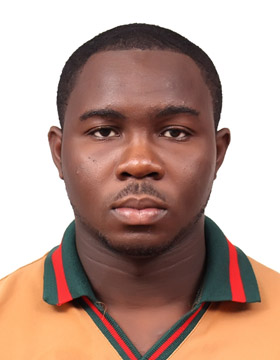
#> input picture Detection de face/Sidney.JPG, 280 x 360 px
$ python face_detect.py Sidney.JPG
#> lines starting #> are read from the running program, lines starting #| are printed output that depends on the picture; after the words box and inside, x2 and y2 are one past the last pixel; in counts of white or black regions, pixels touching at a corner belong together
import cv2
import sys
cv2.destroyAllWindows()
# Obtenir les valeurs fournies par l'utilisateur(nom de l'image et la cascade)
imagePath = sys.argv[1]
cascPath = "haarcascade_frontalface_default.xml"

# Création de la cascade et initialisation a la casade de face
faceCascade = cv2.CascadeClassifier(cascPath)

# lecture de l'image et convertion en niveau de gris
image = cv2.imread(imagePath)
#> image is the input picture: shape (360, 280, 3); mean B, G, R 145, 155.9, 184.9
#gray = cv2.imread(image)
gray = cv2.cvtColor(image, cv2.COLOR_BGR2GRAY)
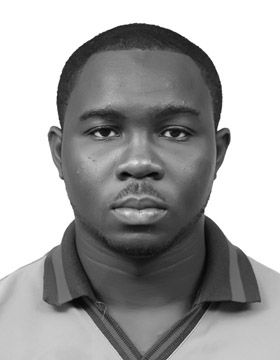
#> gray: shape (360, 280); min 2, max 255, mean 163.3

# Detection d'image dans le visage
#La detectMultiScalefonction est une fonction qui detecte les objects nous l'appelons sur cascade facial
faces = faceCascade.detectMultiScale(
    gray,
    scaleFactor=1.2, #Facteur d'echelle
    minNeighbors=5, #fenetre mobile
    minSize=(30, 30),
    flags = cv2.CASCADE_SCALE_IMAGE
)
#> faces = [[51, 60, 174, 174]]

print("Found {0} faces!".format(len(faces)))
#| Found 1 faces!

# Draw a rectangle around the faces
for (x, y, w, h) in faces:
    cv2.rectangle(image, (x, y), (x+w, y+h), (0, 255, 0), 2)
#> this loop made 1 pass
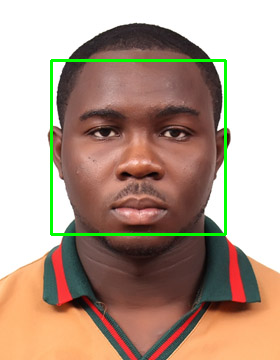
#> image: shape (360, 280, 3); 2.07% of pixels changed, all inside (x1, y1, x2, y2) = (50, 59, 227, 236)

cv2.imshow("Faces found", image)
cv2.waitKey(0)
